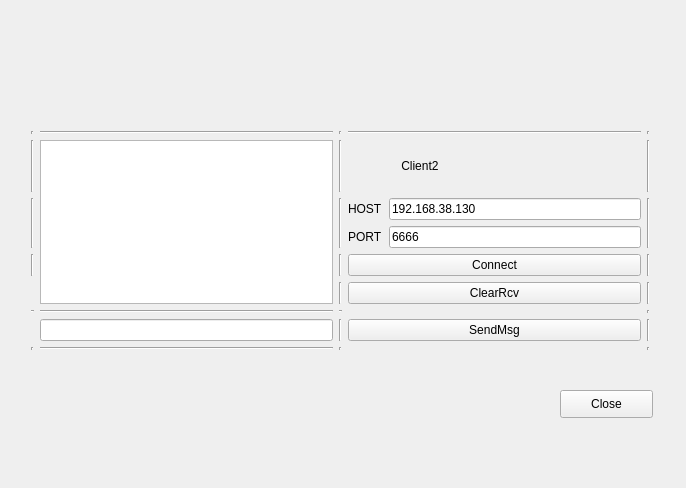
<?xml version="1.0" encoding="UTF-8"?>
<ui version="4.0">
 <class>Widget</class>
 <widget class="QWidget" name="Widget">
  <property name="geometry">
   <rect>
    <x>0</x>
    <y>0</y>
    <width>686</width>
    <height>488</height>
   </rect>
  </property>
  <property name="windowTitle">
   <string>TCP_Client_2</string>
  </property>
  <widget class="QWidget" name="gridLayoutWidget_2">
   <property name="geometry">
    <rect>
     <x>20</x>
     <y>120</y>
     <width>641</width>
     <height>241</height>
    </rect>
   </property>
   <layout class="QGridLayout" name="gridLayout_2">
    <item row="2" column="3">
     <layout class="QGridLayout" name="gridLayout">
      <item row="0" column="0">
       <widget class="QLabel" name="label">
        <property name="text">
         <string>HOST</string>
        </property>
       </widget>
      </item>
      <item row="1" column="1">
       <widget class="QLineEdit" name="portLineEdit">
        <property name="text">
         <string>6666</string>
        </property>
       </widget>
      </item>
      <item row="0" column="1">
       <widget class="QLineEdit" name="hostLineEdit">
        <property name="cursor">
         <cursorShape>IBeamCursor</cursorShape>
        </property>
        <property name="text">
         <string>192.168.38.130</string>
        </property>
       </widget>
      </item>
      <item row="1" column="0">
       <widget class="QLabel" name="label_2">
        <property name="text">
         <string>PORT</string>
        </property>
       </widget>
      </item>
     </layout>
    </item>
    <item row="1" column="3">
     <widget class="QLabel" name="label_3">
      <property name="text">
       <string>                Client2</string>
      </property>
     </widget>
    </item>
    <item row="1" column="2">
     <widget class="Line" name="line_4">
      <property name="orientation">
       <enum>Qt::Vertical</enum>
      </property>
     </widget>
    </item>
    <item row="5" column="2">
     <widget class="Line" name="line_3">
      <property name="orientation">
       <enum>Qt::Horizontal</enum>
      </property>
     </widget>
    </item>
    <item row="5" column="1">
     <widget class="Line" name="line_2">
      <property name="orientation">
       <enum>Qt::Horizontal</enum>
      </property>
     </widget>
    </item>
    <item row="6" column="2">
     <widget class="Line" name="line_7">
      <property name="orientation">
       <enum>Qt::Vertical</enum>
      </property>
     </widget>
    </item>
    <item row="7" column="1">
     <widget class="Line" name="line_9">
      <property name="orientation">
       <enum>Qt::Horizontal</enum>
      </property>
     </widget>
    </item>
    <item row="2" column="2">
     <widget class="Line" name="line_5">
      <property name="orientation">
       <enum>Qt::Vertical</enum>
      </property>
     </widget>
    </item>
    <item row="3" column="3">
     <widget class="QPushButton" name="pushButton">
      <property name="text">
       <string>Connect</string>
      </property>
     </widget>
    </item>
    <item row="1" column="1" rowspan="4">
     <widget class="QTextBrowser" name="recvTextEdit"/>
    </item>
    <item row="6" column="1">
     <widget class="QLineEdit" name="sendMsgTextEdit"/>
    </item>
    <item row="6" column="3">
     <widget class="QPushButton" name="sendButton">
      <property name="text">
       <string>SendMsg</string>
      </property>
     </widget>
    </item>
    <item row="3" column="2">
     <widget class="Line" name="line_6">
      <property name="orientation">
       <enum>Qt::Vertical</enum>
      </property>
     </widget>
    </item>
    <item row="1" column="0">
     <widget class="Line" name="line_10">
      <property name="orientation">
       <enum>Qt::Vertical</enum>
      </property>
     </widget>
    </item>
    <item row="3" column="4">
     <widget class="Line" name="line_11">
      <property name="orientation">
       <enum>Qt::Vertical</enum>
      </property>
     </widget>
    </item>
    <item row="0" column="1">
     <widget class="Line" name="line">
      <property name="orientation">
       <enum>Qt::Horizontal</enum>
      </property>
     </widget>
    </item>
    <item row="0" column="3">
     <widget class="Line" name="line_8">
      <property name="orientation">
       <enum>Qt::Horizontal</enum>
      </property>
     </widget>
    </item>
    <item row="6" column="4">
     <widget class="Line" name="line_12">
      <property name="orientation">
       <enum>Qt::Vertical</enum>
      </property>
     </widget>
    </item>
    <item row="4" column="4">
     <widget class="Line" name="line_13">
      <property name="orientation">
       <enum>Qt::Vertical</enum>
      </property>
     </widget>
    </item>
    <item row="2" column="4">
     <widget class="Line" name="line_14">
      <property name="orientation">
       <enum>Qt::Vertical</enum>
      </property>
     </widget>
    </item>
    <item row="1" column="4">
     <widget class="Line" name="line_15">
      <property name="orientation">
       <enum>Qt::Vertical</enum>
      </property>
     </widget>
    </item>
    <item row="4" column="2">
     <widget class="Line" name="line_16">
      <property name="orientation">
       <enum>Qt::Vertical</enum>
      </property>
     </widget>
    </item>
    <item row="5" column="0">
     <widget class="Line" name="line_17">
      <property name="orientation">
       <enum>Qt::Horizontal</enum>
      </property>
     </widget>
    </item>
    <item row="3" column="0">
     <widget class="Line" name="line_18">
      <property name="orientation">
       <enum>Qt::Vertical</enum>
      </property>
     </widget>
    </item>
    <item row="2" column="0">
     <widget class="Line" name="line_19">
      <property name="orientation">
       <enum>Qt::Vertical</enum>
      </property>
     </widget>
    </item>
    <item row="0" column="0">
     <widget class="Line" name="line_20">
      <property name="orientation">
       <enum>Qt::Vertical</enum>
      </property>
     </widget>
    </item>
    <item row="0" column="4">
     <widget class="Line" name="line_21">
      <property name="orientation">
       <enum>Qt::Vertical</enum>
      </property>
     </widget>
    </item>
    <item row="5" column="4">
     <widget class="Line" name="line_22">
      <property name="orientation">
       <enum>Qt::Vertical</enum>
      </property>
     </widget>
    </item>
    <item row="7" column="4">
     <widget class="Line" name="line_23">
      <property name="orientation">
       <enum>Qt::Vertical</enum>
      </property>
     </widget>
    </item>
    <item row="7" column="0">
     <widget class="Line" name="line_24">
      <property name="orientation">
       <enum>Qt::Vertical</enum>
      </property>
     </widget>
    </item>
    <item row="0" column="2">
     <widget class="Line" name="line_25">
      <property name="orientation">
       <enum>Qt::Vertical</enum>
      </property>
     </widget>
    </item>
    <item row="7" column="2">
     <widget class="Line" name="line_26">
      <property name="orientation">
       <enum>Qt::Vertical</enum>
      </property>
     </widget>
    </item>
    <item row="4" column="3">
     <widget class="QPushButton" name="clearButton">
      <property name="text">
       <string>ClearRcv</string>
      </property>
     </widget>
    </item>
   </layout>
  </widget>
  <widget class="QPushButton" name="CloseButton">
   <property name="geometry">
    <rect>
     <x>560</x>
     <y>390</y>
     <width>93</width>
     <height>28</height>
    </rect>
   </property>
   <property name="text">
    <string>Close</string>
   </property>
  </widget>
 </widget>
 <layoutdefault spacing="6" margin="11"/>
 <resources/>
 <connections/>
</ui>
